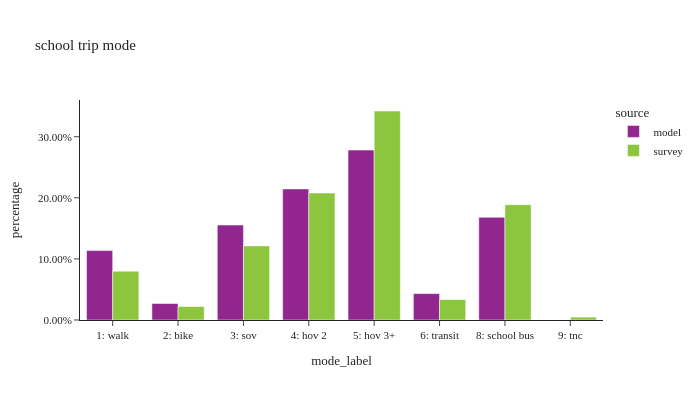

The notebook cell saved with this chart:
### Code cell
df_plot = sc_trip.groupby(['source','mode_label'])['trexpfac'].sum().reset_index()
df_plot['percentage'] = df_plot.groupby(['source'], group_keys=False)['trexpfac']. \
    apply(lambda x: x / float(x.sum()))

df_plot_ct = sc_trip.groupby(['source','mode_label'])['trexpfac'].count().reset_index(). \
    rename(columns={'trexpfac':'sample count'})
df_plot = df_plot.merge(df_plot_ct, on=['source','mode_label'])

fig = px.bar(df_plot.sort_values(by=['source']), x="mode_label", y="percentage", color="source",
             barmode="group",hover_data=['sample count'],title="school trip mode")
fig.update_layout(height=400, width=700, font=dict(size=11),
                  xaxis = dict(dtick = 1, categoryorder='category ascending'),
                  yaxis=dict(tickformat=".2%"))
fig.show()

### Figure 1 — Plotly figure (JSON) as saved in the notebook; plotly's stock layout.template omitted (floating-point values rounded to 4 significant figures)
{"data": [{"alignmentgroup": "True", "customdata": [[75845], [18000], [103771], [143214], [185682], [28870], [112219]], "hovertemplate": "source=model<br>mode_label=%{x}<br>percentage=%{y}<br>sample count=%{customdata[0]}<extra></extra>", "legendgroup": "model", "marker": {"color": "#91268F", "pattern": {"shape": ""}}, "name": "model", "offsetgroup": "model", "orientation": "v", "showlegend": true, "textposition": "auto", "type": "bar", "x": ["1: walk", "2: bike", "3: sov", "4: hov 2", "5: hov 3+", "6: transit", "8: school bus"], "xaxis": "x", "y": [0.1136, 0.02696, 0.1554, 0.2145, 0.2781, 0.04324, 0.1681], "yaxis": "y"}, {"alignmentgroup": "True", "customdata": [[118], [24], [56], [156], [168], [47], [138], [5]], "hovertemplate": "source=survey<br>mode_label=%{x}<br>percentage=%{y}<br>sample count=%{customdata[0]}<extra></extra>", "legendgroup": "survey", "marker": {"color": "#8CC63E", "pattern": {"shape": ""}}, "name": "survey", "offsetgroup": "survey", "orientation": "v", "showlegend": true, "textposition": "auto", "type": "bar", "x": ["1: walk", "2: bike", "3: sov", "4: hov 2", "5: hov 3+", "6: transit", "8: school bus", "9: tnc"], "xaxis": "x", "y": [0.07985, 0.02204, 0.1213, 0.2078, 0.3421, 0.03341, 0.1888, 0.00472], "yaxis": "y"}], "layout": {"barmode": "group", "font": {"size": 11}, "height": 400, "legend": {"title": {"text": "source"}, "tracegroupgap": 0}, "title": {"text": "school trip mode"}, "width": 700, "xaxis": {"anchor": "y", "categoryorder": "category ascending", "domain": [0.0, 1.0], "dtick": 1, "title": {"text": "mode_label"}}, "yaxis": {"anchor": "x", "domain": [0.0, 1.0], "tickformat": ".2%", "title": {"text": "percentage"}}}}
